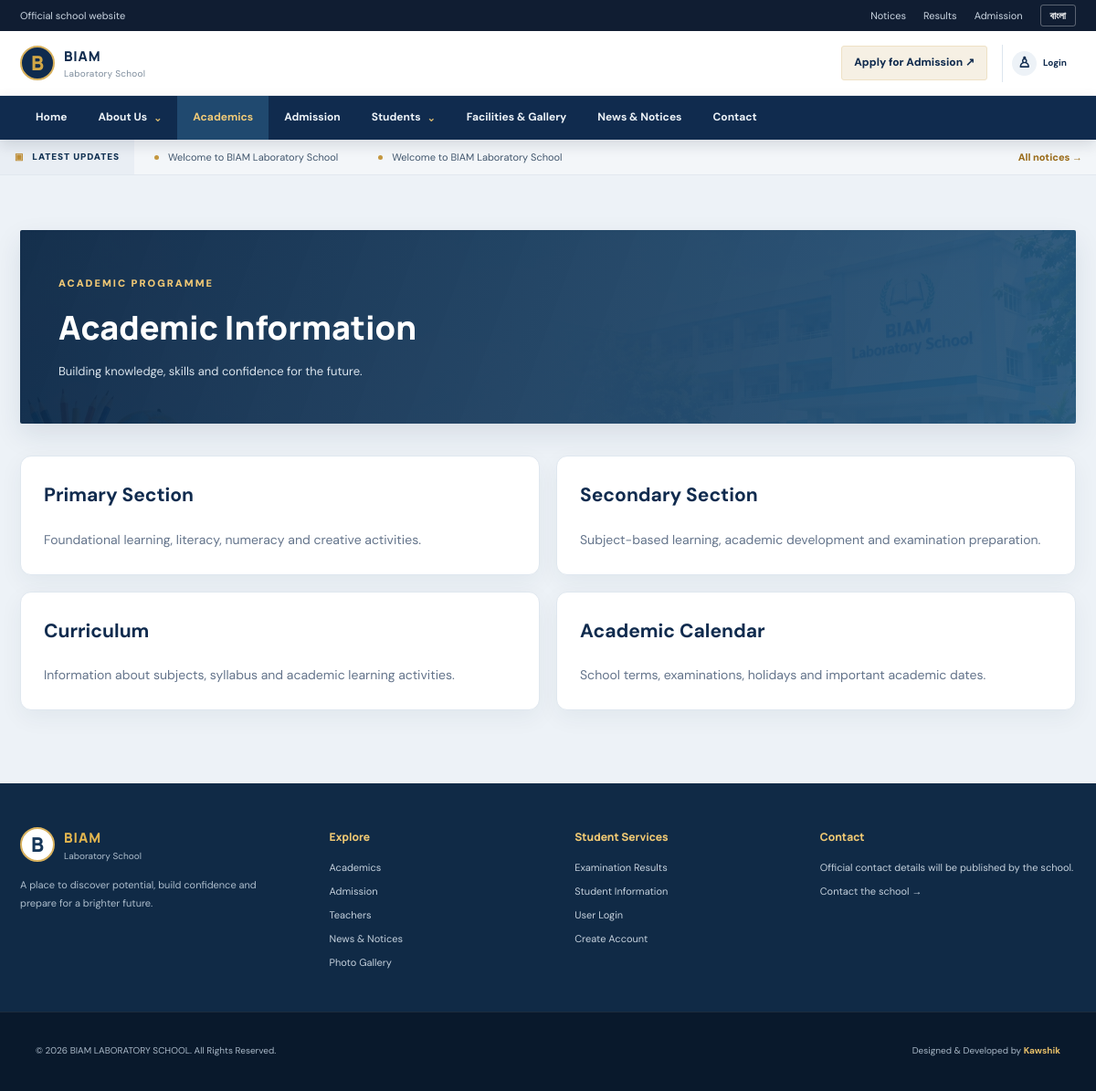
The page /academics.php on the database its author committed.
### tables this page shows
CREATE TABLE IF NOT EXISTS notices (
  id INT AUTO_INCREMENT PRIMARY KEY,
  title_en VARCHAR(255) NOT NULL,
  title_bn VARCHAR(255) NOT NULL DEFAULT '',
  body_en TEXT,
  body_bn TEXT,
  publish_date DATE NOT NULL,
  is_published TINYINT(1) DEFAULT 1,
  created_at TIMESTAMP DEFAULT CURRENT_TIMESTAMP
);

CREATE TABLE IF NOT EXISTS page_content (
  id INT AUTO_INCREMENT PRIMARY KEY,
  page_key VARCHAR(100) NOT NULL UNIQUE,
  title_en VARCHAR(255),
  title_bn VARCHAR(255),
  body_en LONGTEXT,
  body_bn LONGTEXT,
  updated_at TIMESTAMP DEFAULT CURRENT_TIMESTAMP ON UPDATE CURRENT_TIMESTAMP
);

CREATE TABLE IF NOT EXISTS settings (
  setting_key VARCHAR(100) PRIMARY KEY,
  setting_value TEXT NOT NULL
);

### config.php (called while the page is built, shortened)
<?php
function db(): PDO
{
    static $pdo = null;
    if (!$pdo) $pdo = new PDO('mysql:host=' . DB_HOST . ';dbname=' . DB_NAME . ';charset=utf8mb4', DB_USER, DB_PASS, [PDO::ATTR_ERRMODE => PDO::ERRMODE_EXCEPTION, PDO::ATTR_DEFAULT_FETCH_MODE => PDO::FETCH_ASSOC, PDO::ATTR_EMULATE_PREPARES => false]);
    return $pdo;
}
function e($value): string
{
    return htmlspecialchars((string)$value, ENT_QUOTES, 'UTF-8');
}
function setting(string $key, string $fallback = ''): string
{
    try {
        $q = db()->prepare('SELECT setting_value FROM settings WHERE setting_key=?');
        $q->execute([$key]);
        $v = $q->fetchColumn();
        return $v !== false ? (string)$v : $fallback;
    } catch (Throwable $ex) {
        return $fallback;
    }
}
function page_content(string $key, array $fallback = []): array
{
    try {
        $q = db()->prepare('SELECT title_en,title_bn,body_en,body_bn FROM page_content WHERE page_key=?');
        $q->execute([$key]);
        $r = $q->fetch();
        return $r ?: $fallback;
    } catch (Throwable $e) {
        return $fallback;
    }
}

### academics.php (the view)
<?php require_once 'config.php';
$c = page_content('academics', ['title_en' => 'Academic Information', 'title_bn' => 'একাডেমিক তথ্য', 'body_en' => 'Building knowledge, skills and confidence for the future.', 'body_bn' => 'ভবিষ্যতের জন্য জ্ঞান, দক্ষতা ও আত্মবিশ্বাস গড়ে তোলা।']);
include 'includes/header.php'; ?><main class="container inner-page">
    <section class="page-banner"><span data-en="ACADEMIC PROGRAMME" data-bn="একাডেমিক কার্যক্রম">ACADEMIC PROGRAMME</span>
        <h1 data-en="<?= e($c['title_en']) ?>" data-bn="<?= e($c['title_bn'] ?: $c['title_en']) ?>"><?= e($c['title_en']) ?></h1>
        <p data-en="<?= e($c['body_en']) ?>" data-bn="<?= e($c['body_bn'] ?: $c['body_en']) ?>"><?= e($c['body_en']) ?></p>
    </section>
    <section class="student-service-grid">
        <article class="service-panel">
            <h2 data-en="Primary Section" data-bn="প্রাথমিক শাখা">Primary Section</h2>
            <p data-en="Foundational learning, literacy, numeracy and creative activities." data-bn="প্রাথমিক শিক্ষা, ভাষা, গণিত ও সৃজনশীল কার্যক্রম।">Foundational learning, literacy, numeracy and creative activities.</p>
        </article>
        <article class="service-panel">
            <h2 data-en="Secondary Section" data-bn="মাধ্যমিক শাখা">Secondary Section</h2>
            <p data-en="Subject-based learning, academic development and examination preparation." data-bn="বিষয়ভিত্তিক শিক্ষা, একাডেমিক উন্নয়ন ও পরীক্ষার প্রস্তুতি।">Subject-based learning, academic development and examination preparation.</p>
        </article>
        <article class="service-panel">
            <h2 data-en="Curriculum" data-bn="পাঠ্যক্রম">Curriculum</h2>
            <p data-en="Information about subjects, syllabus and academic learning activities." data-bn="বিষয়, পাঠ্যসূচি ও একাডেমিক কার্যক্রমের তথ্য।">Information about subjects, syllabus and academic learning activities.</p>
        </article>
        <article class="service-panel">
            <h2 data-en="Academic Calendar" data-bn="একাডেমিক ক্যালেন্ডার">Academic Calendar</h2>
            <p data-en="School terms, examinations, holidays and important academic dates." data-bn="শিক্ষাবর্ষ, পরীক্ষা, ছুটি ও গুরুত্বপূর্ণ একাডেমিক তারিখ।">School terms, examinations, holidays and important academic dates.</p>
        </article>
    </section>
</main><?php include 'includes/footer.php'; ?>

### includes/header.php (shortened to what this page needs)
<?php
require_once __DIR__ . '/../config.php';
$currentPage = basename($_SERVER['PHP_SELF'] ?? 'index.php');
$lang = (($_COOKIE['biam-language'] ?? 'en') === 'bn') ? 'bn' : 'en';
$phone = setting('phone', '');
$email = setting('email', '');
if (stripos($email, 'please update') !== false) $email = '';
if (stripos($phone, 'please update') !== false) $phone = '';
try {
  $tickerRows = db()->query("SELECT id,title_en,title_bn FROM notices WHERE is_published=1 ORDER BY publish_date DESC,id DESC LIMIT 6")->fetchAll();
} catch (Throwable $ex) {
  $tickerRows = [];
}
function nav_active(string $file, string $currentPage): string
{
  return $file === $currentPage ? ' is-active' : '';
}
?>
<!doctype html>
<html lang="<?= e($lang) ?>">
<head>
  <link rel="stylesheet" href="assets/css/style.css">
</head>
<body>
  <div class="utility-bar">
    <div class="container utility-inner">
      <div class="utility-contact">
        <?php if (!$email && !$phone): ?><span data-en="Official school website" data-bn="বিদ্যালয়ের অফিসিয়াল ওয়েবসাইট">Official school website</span><?php endif; ?>
      </div>
      <div class="utility-actions">
        <a href="notices.php" data-en="Notices" data-bn="নোটিশ">Notices</a>
        <a href="results.php" data-en="Results" data-bn="ফলাফল">Results</a>
        <a href="admission.php" data-en="Admission" data-bn="ভর্তি">Admission</a>
        <button id="languageToggle" class="language-toggle" type="button" aria-label="Change language">বাংলা</button>
      </div>
    </div>
  </div>
  <header class="compact-header">
    <div class="container compact-header-inner">
      <a href="index.php" class="brand-compact" aria-label="BIAM Laboratory School home">
        <span class="brand-symbol" aria-hidden="true">B</span>
        <span class="brand-wordmark"><strong data-en="BIAM" data-bn="বিয়াম">BIAM</strong><small data-en="Laboratory School" data-bn="ল্যাবরেটরি স্কুল">Laboratory School</small></span>
      </a>
      <div class="header-quick-actions">
        <a class="quick-admission" href="admission.php" data-en="Apply for Admission" data-bn="ভর্তির আবেদন">Apply for Admission <span aria-hidden="true">↗</span></a>
        <a class="header-login" href="portal/login.php" aria-label="Login" title="Login"><span aria-hidden="true">♙</span><small data-en="Login" data-bn="লগইন">Login</small></a>
      </div>
    </div>
  </header>
  <nav class="institution-nav" aria-label="Main navigation">
    <div class="container nav-shell">
      <ul id="primaryNav" class="primary-nav">
        <li><a class="nav-link<?= nav_active('index.php', $currentPage) ?>" href="index.php" data-en="Home" data-bn="হোম">Home</a></li>
        <li class="nav-dropdown">
          <details>
            <summary data-en="About Us" data-bn="আমাদের সম্পর্কে">About Us</summary>
          </details>
        </li>
        <li><a class="nav-link<?= nav_active('academics.php', $currentPage) ?>" href="academics.php" data-en="Academics" data-bn="একাডেমিক">Academics</a></li>
        <li><a class="nav-link<?= nav_active('admission.php', $currentPage) ?>" href="admission.php" data-en="Admission" data-bn="ভর্তি">Admission</a></li>
        <li class="nav-dropdown">
          <details>
            <summary data-en="Students" data-bn="শিক্ষার্থী">Students</summary>
          </details>
        </li>
        <li><a class="nav-link<?= nav_active('gallery.php', $currentPage) ?>" href="gallery.php" data-en="Facilities & Gallery" data-bn="সুযোগ-সুবিধা ও গ্যালারি">Facilities &amp; Gallery</a></li>
        <li><a class="nav-link<?= nav_active('notices.php', $currentPage) ?>" href="notices.php" data-en="News & Notices" data-bn="খবর ও নোটিশ">News &amp; Notices</a></li>
        <li><a class="nav-link<?= nav_active('contact.php', $currentPage) ?>" href="contact.php" data-en="Contact" data-bn="যোগাযোগ">Contact</a></li>
      </ul>
    </div>
  </nav>
  <div class="notice-ticker" aria-label="Latest school notices">
    <div class="ticker-label"><span aria-hidden="true">▣</span><span data-en="LATEST UPDATES" data-bn="সর্বশেষ আপডেট">LATEST UPDATES</span></div>
    <div class="ticker-window">
      <?php if ($tickerRows): ?>
        <div class="ticker-track">
          <?php foreach ([0, 1] as $copy): ?><div class="ticker-group" <?= $copy ? 'aria-hidden="true"' : '' ?>>
              <?php foreach ($tickerRows as $item): ?><span class="ticker-item"><i aria-hidden="true"></i><span data-en="<?= e($item['title_en']) ?>" data-bn="<?= e($item['title_bn'] ?: $item['title_en']) ?>"><?= e($item['title_en']) ?></span></span><?php endforeach; ?>
            </div><?php endforeach; ?>
        </div>
      <?php else: ?>
        <div class="ticker-static" data-en="School notices and important announcements will appear here." data-bn="বিদ্যালয়ের নোটিশ ও গুরুত্বপূর্ণ ঘোষণা এখানে প্রকাশিত হবে।">School notices and important announcements will appear here.</div>
      <?php endif; ?>
    </div>
    <a class="ticker-more" href="notices.php" data-en="All notices →" data-bn="সব নোটিশ →">All notices →</a>
  </div>

### includes/footer.php (shortened to what this page needs)
<?php
$footerAddress = setting('address', '');
$footerEmail = setting('email', '');
$footerPhone = setting('phone', '');
?>
<footer class="site-footer">
  <div class="footer-main">
    <div class="container footer-grid">
      <div class="footer-intro">
        <a href="index.php" class="footer-brand"><span class="brand-symbol">B</span><span><strong>BIAM</strong><small data-en="Laboratory School" data-bn="ল্যাবরেটরি স্কুল">Laboratory School</small></span></a>
        <p data-en="A place to discover potential, build confidence and prepare for a brighter future." data-bn="মেধা আবিষ্কার, আত্মবিশ্বাস গঠন এবং উজ্জ্বল ভবিষ্যতের প্রস্তুতির শিক্ষাঙ্গন।">A place to discover potential, build confidence and prepare for a brighter future.</p>
      </div>
      <div class="footer-column"><h3 data-en="Explore" data-bn="এক নজরে">Explore</h3><a href="academics.php" data-en="Academics" data-bn="একাডেমিক">Academics</a><a href="admission.php" data-en="Admission" data-bn="ভর্তি">Admission</a><a href="teachers.php" data-en="Teachers" data-bn="শিক্ষকমণ্ডলী">Teachers</a><a href="notices.php" data-en="News & Notices" data-bn="খবর ও নোটিশ">News &amp; Notices</a><a href="gallery.php" data-en="Photo Gallery" data-bn="ফটো গ্যালারি">Photo Gallery</a></div>
      <div class="footer-column"><h3 data-en="Student Services" data-bn="শিক্ষার্থী সেবা">Student Services</h3><a href="results.php" data-en="Examination Results" data-bn="পরীক্ষার ফলাফল">Examination Results</a><a href="students.php" data-en="Student Information" data-bn="শিক্ষার্থী তথ্য">Student Information</a><a href="portal/login.php" data-en="User Login" data-bn="ইউজার লগইন">User Login</a><a href="portal/register.php" data-en="Create Account" data-bn="অ্যাকাউন্ট তৈরি">Create Account</a></div>
      <div class="footer-column footer-contact"><h3 data-en="Contact" data-bn="যোগাযোগ">Contact</h3><?php if ($footerAddress): ?><p>⌖ <?= e($footerAddress) ?></p><?php endif; ?>
        <?php if (!$footerAddress && !$footerEmail && !$footerPhone): ?><p data-en="Official contact details will be published by the school." data-bn="বিদ্যালয় কর্তৃপক্ষের পক্ষ থেকে অফিসিয়াল যোগাযোগের তথ্য প্রকাশ করা হবে।">Official contact details will be published by the school.</p><?php endif; ?><a href="contact.php" data-en="Contact the school →" data-bn="বিদ্যালয়ে যোগাযোগ করুন →">Contact the school →</a></div>
    </div>
  </div>
  <div class="footer-bottom"><div class="container footer-bottom-inner"><p>© <?= date('Y') ?> <?= e(setting('school_name', 'BIAM Laboratory School')) ?>. <span data-en="All Rights Reserved." data-bn="সর্বস্বত্ব সংরক্ষিত।">All Rights Reserved.</span></p><p><span data-en="Designed & Developed by" data-bn="ওয়েবসাইট তৈরি করেছেন">Designed &amp; Developed by</span> <strong>Kawshik</strong></p></div></div>
</footer>
</body>
</html>

### rows shown on the page
notices: title_en "Welcome to BIAM Laboratory School"
page_content: title_en "Academic Information", body_en "Building knowledge, skills and confidence for the future."
settings: setting_value "BIAM LABORATORY SCHOOL"
